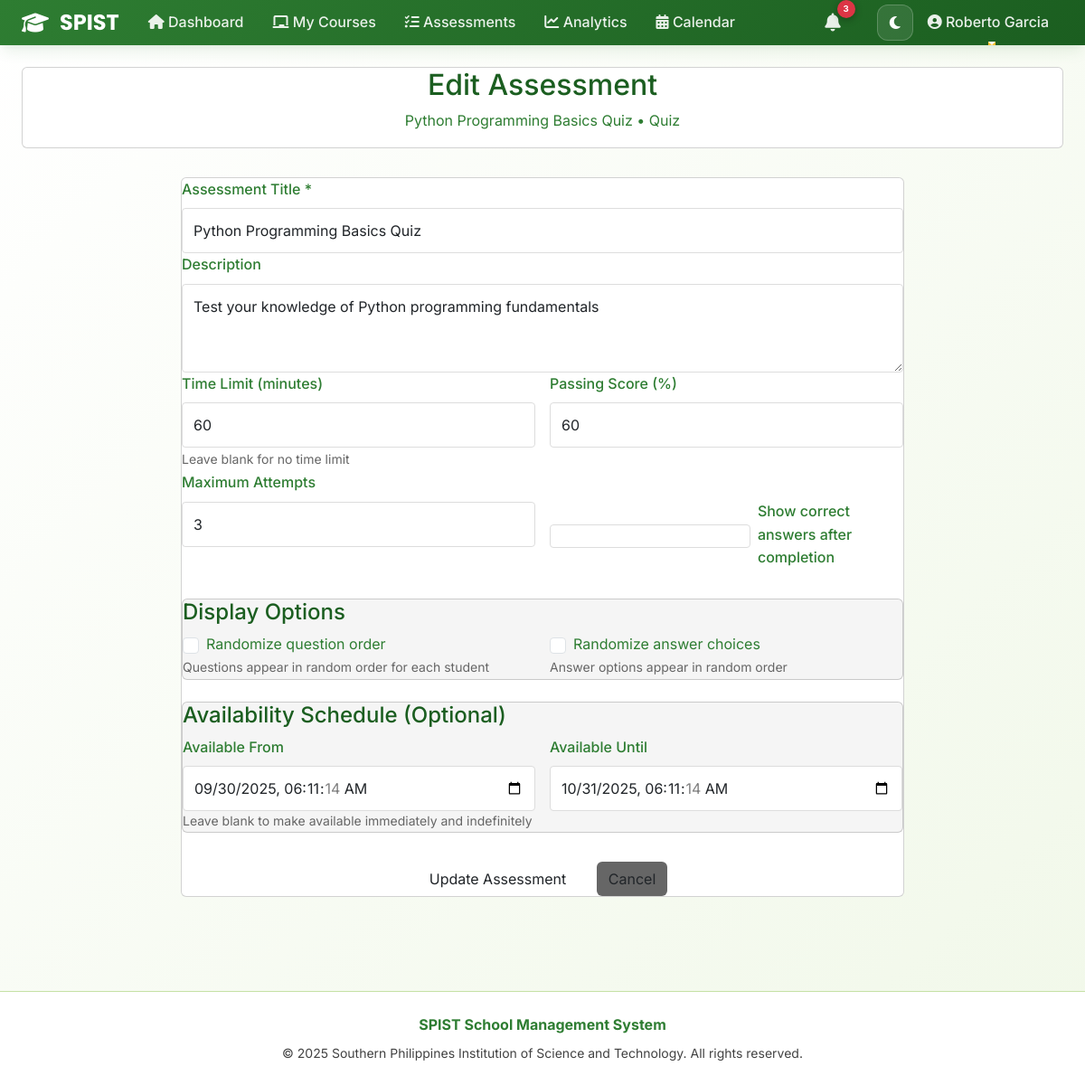
Page /assessments/13/edit/ (signed in) on the committed database.
### accounts/models.py (models this page shows, shortened)
class User(AbstractUser):
    USER_TYPE_CHOICES = (
        ('student', 'Student'),
        ('teacher', 'Teacher'),
    )
    user_type = models.CharField(max_length=10, choices=USER_TYPE_CHOICES)
    email = models.EmailField(unique=True)
    phone_number = models.CharField(max_length=15, blank=True, null=True)
    is_verified = models.BooleanField(default=False)
    bio = models.TextField(max_length=500, blank=True, null=True, help_text="Tell us about yourself")
    avatar = models.ImageField(upload_to=user_avatar_path, blank=True, null=True, help_text="Profile picture")
    date_updated = models.DateTimeField(auto_now=True)
    last_login_ip = models.GenericIPAddressField(blank=True, null=True)
    is_active_user = models.BooleanField(default=True, help_text="For soft delete")
    USERNAME_FIELD = 'email'
    REQUIRED_FIELDS = ['username', 'first_name', 'last_name']
    def get_full_name(self):
        return f"{self.first_name} {self.last_name}".strip()

### assessments/models.py (models this page shows, shortened)
class Assessment(models.Model):
    ASSESSMENT_TYPES = (
        ('quiz', 'Quiz'),
        ('exam', 'Exam'),
        ('practice', 'Practice Test'),
        ('survey', 'Survey'),
    )
    STATUS_CHOICES = (
        ('draft', 'Draft'),
        ('published', 'Published'),
        ('scheduled', 'Scheduled'),
        ('archived', 'Archived'),
        ('suspended', 'Suspended'),
    )
    GRADING_METHODS = (
        ('automatic', 'Automatic'),
        ('manual', 'Manual'),
        ('mixed', 'Mixed'),
    )
    title = models.CharField(max_length=200)
    description = models.TextField(blank=True, null=True)
    assessment_type = models.CharField(max_length=10, choices=ASSESSMENT_TYPES)
    creator = models.ForeignKey(User, on_delete=models.CASCADE, related_name='created_assessments')
    subject_category = models.CharField(max_length=20, choices=AssessmentTemplate.SUBJECT_CATEGORIES, default='general')
    difficulty_level = models.CharField(max_length=10, choices=AssessmentTemplate.DIFFICULTY_LEVELS, default='medium')
    tags = models.CharField(max_length=500, blank=True, help_text="Comma-separated tags for organization")
    created_from_template = models.ForeignKey(AssessmentTemplate, on_delete=models.SET_NULL, null=True, blank=True)
    created_from_import = models.ForeignKey(DocumentImport, on_delete=models.SET_NULL, null=True, blank=True)
    source_question_bank = models.ForeignKey(QuestionBank, on_delete=models.SET_NULL, null=True, blank=True)
    time_limit = models.PositiveIntegerField(
        null=True, blank=True,
        help_text="Time limit in minutes (leave blank for no time limit)"
    )
    auto_submit = models.BooleanField(
        default=True,
        help_text="Automatically submit when time limit is reached"
    )
    show_correct_answers = models.BooleanField(
        default=False,
        help_text="Show correct answers to students after completion"
    )
    show_correct_answers_after = models.DateTimeField(
        null=True, blank=True,
        help_text="Show correct answers after this date/time"
    )
    randomize_questions = models.BooleanField(
        default=False,
        help_text="Randomize question order for each student"
    )
    randomize_choices = models.BooleanField(
        default=False,
        help_text="Randomize answer choices for multiple choice questions"
    )
    questions_per_page = models.PositiveIntegerField(
        default=1,
        validators=[MinValueValidator(1), MaxValueValidator(50)],
        help_text="Number of questions to display per page"
    )
    max_attempts = models.PositiveIntegerField(
        default=1,
        validators=[MinValueValidator(1), MaxValueValidator(10)],
        help_text="Maximum number of attempts allowed per student"
    )
    allow_review = models.BooleanField(
        default=True,
        help_text="Allow students to review their answers before submitting"
    )
    allow_backtrack = models.BooleanField(
        default=True,
        help_text="Allow students to go back to previous questions"
    )
    grading_method = models.CharField(max_length=15, choices=GRADING_METHODS, default='automatic')
    passing_score = models.PositiveIntegerField(
        default=60,
        validators=[MinValueValidator(0), MaxValueValidator(100)],
        help_text="Minimum percentage to pass"
    )
    weighted_scoring = models.BooleanField(
        default=False,
        help_text="Use weighted scoring based on question difficulty"
    )
    partial_credit = models.BooleanField(
        default=False,
        help_text="Allow partial credit for partially correct answers"
    )
    status = models.CharField(max_length=15, choices=STATUS_CHOICES, default='draft')
    available_from = models.DateTimeField(null=True, blank=True)
    available_until = models.DateTimeField(null=True, blank=True)
    late_submission_penalty = models.PositiveIntegerField(
        default=0,
        validators=[MinValueValidator(0), MaxValueValidator(100)],
        help_text="Percentage penalty for late submissions"
    )
    require_lockdown_browser = models.BooleanField(default=False)
    disable_copy_paste = models.BooleanField(default=False)
    require_webcam = models.BooleanField(default=False)
    ip_restrictions = models.TextField(
        blank=True,
        help_text="Comma-separated list of allowed IP addresses/ranges"
    )
    notify_on_submission = models.BooleanField(default=True)
    email_results = models.BooleanField(default=False)
    total_points = models.PositiveIntegerField(default=0)
    estimated_duration = models.PositiveIntegerField(
        null=True, blank=True,
        help_text="Estimated completion time in minutes"
    )
    view_count = models.PositiveIntegerField(default=0)
    completion_rate = models.DecimalField(max_digits=5, decimal_places=2, default=0.00)
    average_score = models.DecimalField(max_digits=5, decimal_places=2, default=0.00)
    created_at = models.DateTimeField(default=timezone.now)
    updated_at = models.DateTimeField(auto_now=True)
    last_accessed = models.DateTimeField(auto_now=True)
    class Meta:
        ordering = ['-created_at']
        indexes = [
            models.Index(fields=['creator', 'status']),
            models.Index(fields=['assessment_type', 'subject_category']),
            models.Index(fields=['available_from', 'available_until']),
        ]

### assessments/views.py (the view)
# urls.py: path('<int:assessment_id>/edit/', views.edit_assessment_view, name='edit_assessment'),
@login_required
def edit_assessment_view(request, assessment_id):
    assessment = get_object_or_404(Assessment, id=assessment_id, creator=request.user)
    if request.method == 'POST':
        form = AssessmentForm(request.POST, instance=assessment)
        if form.is_valid():
            form.save()
            messages.success(request, 'Assessment updated successfully!')
            return redirect('assessments:assessment_detail', assessment_id=assessment.id)
    else:
        form = AssessmentForm(instance=assessment)
    context = {
        'form': form,
        'assessment': assessment,
    }
    return render(request, 'assessments/edit_assessment.html', context)

### assessments/templates/assessments/edit_assessment.html (shortened to what this page needs)
{% extends 'accounts/base.html' %}
{% block content %}
<div class="card">
    <div class="text-center">
        <h2>Edit Assessment</h2>
        <p>{{ assessment.title }} • {{ assessment.get_assessment_type_display }}</p>
    </div>
</div>
<div class="card" style="max-width: 800px; margin: 2rem auto;">
    <form method="post">
        <div class="form-group">
            <label for="{{ form.title.id_for_label }}">Assessment Title *</label>
            {{ form.title }}
        </div>
        <div class="form-group">
            <label for="{{ form.description.id_for_label }}">Description</label>
            {{ form.description }}
        </div>
        <div style="display: grid; grid-template-columns: 1fr 1fr; gap: 1rem;">
            <div class="form-group">
                <label for="{{ form.time_limit.id_for_label }}">Time Limit (minutes)</label>
                {{ form.time_limit }}
                <small style="color: #666;">Leave blank for no time limit</small>
            </div>
            <div class="form-group">
                <label for="{{ form.passing_score.id_for_label }}">Passing Score (%)</label>
                {{ form.passing_score }}
            </div>
        </div>
        <div style="display: grid; grid-template-columns: 1fr 1fr; gap: 1rem;">
            <div class="form-group">
                <label for="{{ form.max_attempts.id_for_label }}">Maximum Attempts</label>
                {{ form.max_attempts }}
            </div>
            <div class="form-group">
                <div style="margin-top: 2rem;">
                    <label style="display: flex; align-items: center; gap: 0.5rem;">
                        {{ form.show_correct_answers }}
                        Show correct answers after completion
                    </label>
                </div>
            </div>
        </div>
        <div class="card" style="background-color: #f5f5f5; margin: 1.5rem 0;">
            <h4>Display Options</h4>
            <div style="display: grid; grid-template-columns: 1fr 1fr; gap: 1rem;">
                <div>
                    <label style="display: flex; align-items: center; gap: 0.5rem;">
                        {{ form.randomize_questions }}
                        Randomize question order
                    </label>
                    <small style="color: #666;">Questions appear in random order for each student</small>
                </div>
                <div>
                    <label style="display: flex; align-items: center; gap: 0.5rem;">
                        {{ form.randomize_choices }}
                        Randomize answer choices
                    </label>
                    <small style="color: #666;">Answer options appear in random order</small>
                </div>
            </div>
        </div>
        <div class="card" style="background-color: #f5f5f5; margin: 1.5rem 0;">
            <h4>Availability Schedule (Optional)</h4>
            <div style="display: grid; grid-template-columns: 1fr 1fr; gap: 1rem;">
                <div class="form-group">
                    <label for="{{ form.available_from.id_for_label }}">Available From</label>
                    {{ form.available_from }}
                </div>
                <div class="form-group">
                    <label for="{{ form.available_until.id_for_label }}">Available Until</label>
                    {{ form.available_until }}
                </div>
            </div>
            <small style="color: #666;">Leave blank to make available immediately and indefinitely</small>
        </div>
        <div class="form-group text-center" style="margin-top: 2rem;">
            <button type="submit" class="btn">Update Assessment</button>
            <a href="{% url 'assessments:assessment_detail' assessment.id %}" class="btn" style="background-color: #666; margin-left: 1rem;">Cancel</a>
        </div>
    </form>
</div>
{% endblock %}

### accounts/templates/accounts/base.html (shortened to what this page needs)
<!DOCTYPE html>
<html lang="en" data-theme="light">
<head>
    <link href="https://cdn.jsdelivr.net/npm/bootstrap@5.3.0/dist/css/bootstrap.min.css" rel="stylesheet">
    <link href="https://cdnjs.cloudflare.com/ajax/libs/font-awesome/6.4.0/css/all.min.css" rel="stylesheet">
</head>
<body>
    {% if user.is_authenticated %}
    <nav class="navbar navbar-expand-lg modern-navbar">
        <div class="container-fluid px-4">
            <a class="navbar-brand" href="{% url 'accounts:dashboard_redirect' %}">
                <i class="fas fa-graduation-cap"></i>
                SPIST
            </a>
            <div class="collapse navbar-collapse" id="navbarMain">
                <ul class="navbar-nav me-auto">
                    <li class="nav-item">
                        <a class="nav-link" href="{% url 'accounts:dashboard_redirect' %}">
                            <i class="fas fa-home"></i> Dashboard
                        </a>
                    </li>
                    {% if user.user_type == 'student' %}
                    <li class="nav-item">
                        <a class="nav-link" href="{% url 'courses:student_enrollment' %}">
                            <i class="fas fa-book"></i> My Courses
                        </a>
                    </li>
                    <li class="nav-item">
                        <a class="nav-link" href="{% url 'assessments:available_assessments' %}">
                            <i class="fas fa-clipboard-check"></i> Assessments
                        </a>
                    </li>
                    {% elif user.user_type == 'teacher' %}
                    <li class="nav-item">
                        <a class="nav-link" href="{% url 'courses:dashboard' %}">
                            <i class="fas fa-chalkboard"></i> My Courses
                        </a>
                    </li>
                    <li class="nav-item">
                        <a class="nav-link" href="{% url 'assessments:my_assessments' %}">
                            <i class="fas fa-tasks"></i> Assessments
                        </a>
                    </li>
                    <li class="nav-item">
                        <a class="nav-link" href="{% url 'analytics:dashboard' %}">
                            <i class="fas fa-chart-line"></i> Analytics
                        </a>
                    </li>
                    {% endif %}
                    <li class="nav-item">
                        <a class="nav-link" href="{% url 'accounts:calendar_view' %}">
                            <i class="fas fa-calendar-alt"></i> Calendar
                        </a>
                    </li>
                </ul>
                <ul class="navbar-nav align-items-center">
                    <li class="nav-item dropdown">
                        <a class="nav-link position-relative p-2" href="#" role="button" data-bs-toggle="dropdown" aria-expanded="false" style="margin-right: 0.5rem;">
                            <i class="fas fa-bell fa-lg" style="color: rgba(255, 255, 255, 0.9);"></i>
                            <span class="position-absolute badge rounded-pill bg-danger" style="top: 0; right: 0; font-size: 0.7rem; min-width: 20px; height: 20px; display: flex; align-items: center; justify-content: center; font-weight: 700; box-shadow: 0 2px 8px rgba(0,0,0,0.3);">
                                3
                            </span>
                        </a>
                    </li>
                    <li class="nav-item">
                        <button class="theme-toggle" onclick="toggleTheme()" title="Toggle Theme">
                            <i class="fas fa-moon" id="theme-icon"></i>
                        </button>
                    </li>
                    <li class="nav-item dropdown">
                        <a class="nav-link dropdown-toggle" href="#" role="button" data-bs-toggle="dropdown">
                            <i class="fas fa-user-circle"></i> {{ user.get_full_name }}
                        </a>
                    </li>
                </ul>
            </div>
        </div>
    </nav>
    {% endif %}
    <main class="container-fluid px-4 py-4">
        {% block content %}{% endblock %}
    </main>
    <footer class="mt-5 py-4 text-center" style="background: var(--bg-card); border-top: 1px solid var(--border-color);">
        <div class="container">
            <p class="mb-2" style="color: var(--text-secondary);">
                <strong>SPIST School Management System</strong>
            </p>
            <p class="mb-0" style="color: var(--text-muted); font-size: 0.875rem;">
                &copy; 2025 Southern Philippines Institution of Science and Technology. All rights reserved.
            </p>
        </div>
    </footer>
</body>
</html>

### assessments/templates/assessments/edit_assessment.html (style rules this page uses)
input[type="checkbox"] { width: 18px; height: 18px; accent-color: #2e7d32; }
.form-group label { font-weight: 500; margin-bottom: 0.5rem; display: block; }
.form-group input, .form-group textarea, .form-group select { width: 100%; padding: 0.75rem; border: 1px solid #ddd; border-radius: 4px; font-size: 16px; }

### rows in the picture
User: get_full_name "Roberto Garcia"
Assessment: title "Python Programming Basics Quiz", assessment_type "Quiz", description "Test your knowledge of Python programming fundamentals", time_limit "60", passing_score "60", max_attempts "3", available_from "09/30/2025 06:11:14", available_until "10/31/2025 06:11:14"
